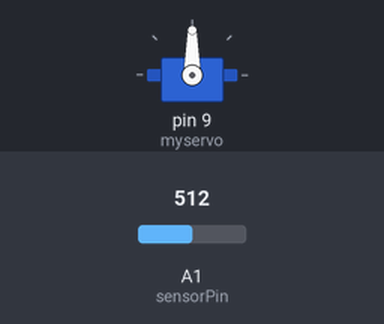
The sketch below on a simulated Arduino Uno, built with avr-gcc and run on an emulated ATmega328P. Parts: servo. The test bench sets the inputs (shaded band); at power-on: A1 (sensorPin) = 512. What the sketch prints to the serial monitor is not drawn.

Above: at 1.2 s.
1.3 s: A1 (sensorPin) set to 11
3.2 s: A1 (sensorPin) set to 8
At 5.0 s:
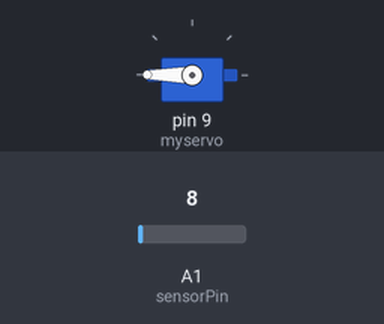
5.5 s: A1 (sensorPin) set to 0
At 6.5 s:
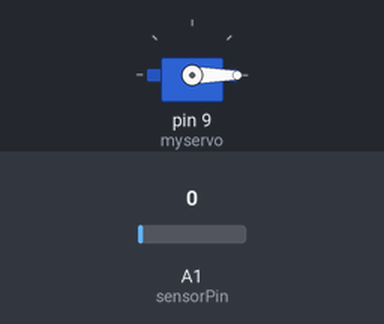
Timing chart, 0 to 8.5 s (numbered marks = the images above; inputs shaded):
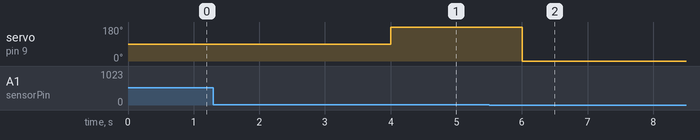

The sketch:

retx.ino
```cpp
#include <Servo.h>
Servo myservo;
const int sensorPin = 1;
int lightCal;
int LV;

void setup()
{

  lightCal = analogRead(sensorPin);
  Serial.begin(9600);
  myservo.attach(9);
}


void loop()
{
  Serial.print(analogRead(sensorPin));
  LV = analogRead(sensorPin);

  switch (LV)
  {
    case 0:
        myservo.write(0);
      break;

    case 1:
        myservo.write(45);
      break;
    case 2:
        myservo.write(45);
      break;

    case 3:
        myservo.write(45);
      break;
    case 4:
        myservo.write(90);
      break;

    case 5:
        myservo.write(90);
      break;
    case 6:
        myservo.write(90);
      break;

    case 7:
        myservo.write(180);
      break;
    case 8:
        myservo.write(180);
      break;

    case 9:
        myservo.write(180);
      break;

  }
delay(1000);

}
```

Measured:
- the behaviour switches between 10 and 9 on A1 (sensorPin) (found by bisection; images 0 and 1)
- after the input at 1.3 s, every drawn part: stays the same
- after the input at 3.2 s, servo on pin 9 (myservo): 90° → 180° after 0.80 s
- after the input at 5.5 s, servo on pin 9 (myservo): 180° → 0° after 0.50 s
